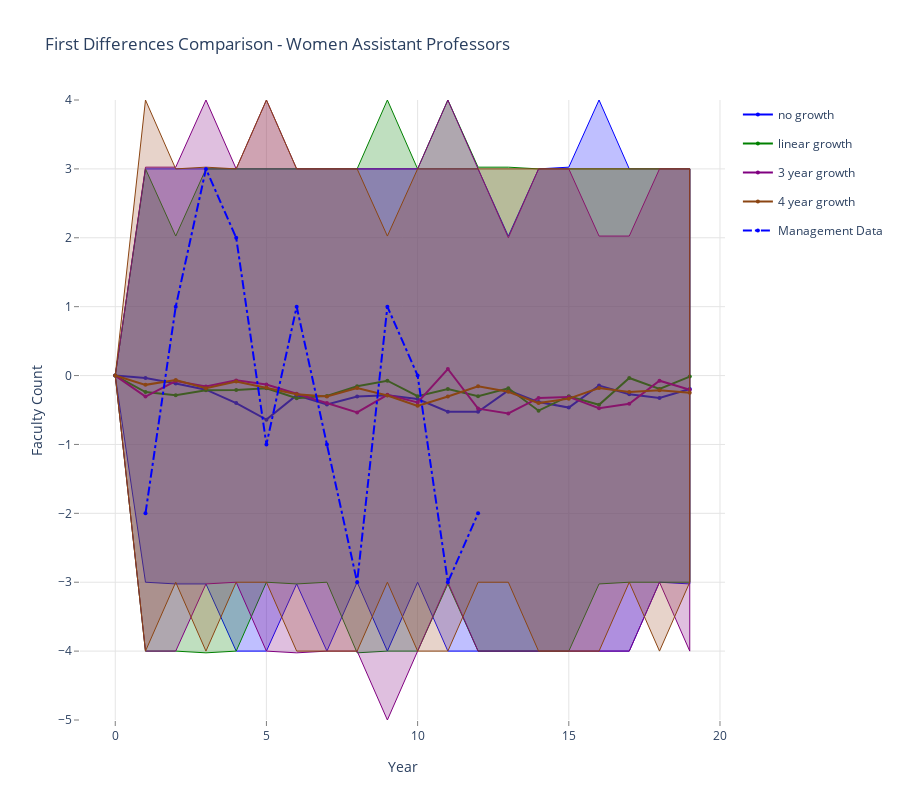

Notebook cell for this chart:
### Markdown cell above
### Men Full Professors

### Code cell
data = []
linecolors = ['rgb(0,0,255)', 'rgb(0,128,0)', 'rgb(128,0,128)', 'rgb(139,69,19)']
fillcolors = ['rgba(0,0,255,0.25)', 'rgba(0,128,0,0.25)', 'rgba(128,0,128,0.25)', 'rgba(160,82,45,0.25)']
legend_labels = ['no growth', 'linear growth', '3 year growth', '4 year growth']

for k,v in enumerate(mlist):
    data.append(go.Scatter(
        x=np.append(v['yr'], v['yr'].values[::-1]),
        y=np.append(v['m3_1d_975'], v['m3_1d_025'].values[::-1]),
        fill='tozerox',
        fillcolor=fillcolors[k],
        line=dict(color=linecolors[k],
                 width=1),
        legendgroup=legend_labels[k],
        showlegend=False,
        mode='lines',
        name=legend_labels[k],
    ))

    data.append(go.Scatter(
        x=v['yr'],
        y=v['m3_1d_avg'],
        line=dict(color=linecolors[k],
                 width=2),
        legendgroup=legend_labels[k],
        showlegend=True,
        marker=dict(
            size=4),
        mode='lines+markers',
        name=legend_labels[k],
    ))


data.append(go.Scatter(
    x=v['yr'], 
    y=v['act_m3_1d'],
    line=dict(color='blue',
             dash='dashdot'),
    name='Management Data',
    mode='lines+markers',
    marker=dict(
        size=4),

))

    
layout = go.Layout(
    title='First Differences Comparison - Women Assistant Professors',
    height=800,
    width=900,
    paper_bgcolor='rgb(255,255,255)',
    plot_bgcolor='rgb(255,255,255)',
    xaxis=dict(
        visible=True,
        title='Year',
        gridcolor='rgb(229,229,229)',
        showgrid=True,
        showline=True,
        showticklabels=True,
        tickcolor='rgb(127,127,127)',
        ticks='outside',
        zeroline=False
    ),
    yaxis=dict(
        title='Faculty Count',
        gridcolor='rgb(229,229,229)',
        showgrid=True,
        showline=True,
        showticklabels=True,
        tickcolor='rgb(127,127,127)',
        ticks='outside',
        zeroline=False
    ),
)
fig = go.Figure(data=data, layout=layout)
plotly.offline.iplot(fig, filename= 'shaded_lines')

# export image for ingestion to pdf file.
# if not os.path.exists('images'):
#     os.mkdir('images')
# pio.write_image(fig, 'images/change_in_percentage_faculty_women.png')

### Figure 1 — Plotly figure (JSON) as saved in the notebook; plotly's stock layout.template omitted (floating-point values rounded to 4 significant figures)
{"data": [{"fill": "tozerox", "fillcolor": "rgba(0,0,255,0.25)", "legendgroup": "no growth", "line": {"color": "rgb(0,0,255)", "width": 1}, "mode": "lines", "name": "no growth", "showlegend": false, "type": "scatter", "x": [0, 1, 2, 3, 4, 5, 6, 7, 8, 9, 10, 11, 12, 13, 14, 15, 16, 17, 18, 19, 19, 18, 17, 16, 15, 14, 13, 12, 11, 10, 9, 8, 7, 6, 5, 4, 3, 2, 1, 0], "y": [0, 3, 3, 3, 3, 3, 3, 3, 3, 3, 3, 3, 3, 2.025, 3, 3.025, 4, 3, 3, 3, -3.025, -3, -4, -4, -4, -4, -4, -4, -4, -3, -4, -3, -4, -3.025, -4, -4, -3.025, -3.025, -3, 0]}, {"legendgroup": "no growth", "line": {"color": "rgb(0,0,255)", "width": 2}, "marker": {"size": 4}, "mode": "lines+markers", "name": "no growth", "showlegend": true, "type": "scatter", "x": [0, 1, 2, 3, 4, 5, 6, 7, 8, 9, 10, 11, 12, 13, 14, 15, 16, 17, 18, 19], "y": [0, -0.035, -0.115, -0.205, -0.4, -0.64, -0.285, -0.42, -0.305, -0.285, -0.34, -0.525, -0.525, -0.215, -0.385, -0.465, -0.145, -0.27, -0.325, -0.195]}, {"fill": "tozerox", "fillcolor": "rgba(0,128,0,0.25)", "legendgroup": "linear growth", "line": {"color": "rgb(0,128,0)", "width": 1}, "mode": "lines", "name": "linear growth", "showlegend": false, "type": "scatter", "x": [0, 1, 2, 3, 4, 5, 6, 7, 8, 9, 10, 11, 12, 13, 14, 15, 16, 17, 18, 19, 19, 18, 17, 16, 15, 14, 13, 12, 11, 10, 9, 8, 7, 6, 5, 4, 3, 2, 1, 0], "y": [0, 3, 2.025, 3, 3, 3, 3, 3, 3, 4, 3, 4, 3.025, 3.025, 3, 3, 3, 3, 3, 3, -3, -3, -3, -3.025, -4, -4, -4, -4, -3.025, -4, -4, -4.025, -3, -3.025, -3, -4, -4.025, -4, -4, 0]}, {"legendgroup": "linear growth", "line": {"color": "rgb(0,128,0)", "width": 2}, "marker": {"size": 4}, "mode": "lines+markers", "name": "linear growth", "showlegend": true, "type": "scatter", "x": [0, 1, 2, 3, 4, 5, 6, 7, 8, 9, 10, 11, 12, 13, 14, 15, 16, 17, 18, 19], "y": [0, -0.24, -0.285, -0.215, -0.21, -0.185, -0.33, -0.295, -0.155, -0.075, -0.3, -0.195, -0.3, -0.185, -0.51, -0.3, -0.425, -0.035, -0.195, -0.015]}, {"fill": "tozerox", "fillcolor": "rgba(128,0,128,0.25)", "legendgroup": "3 year growth", "line": {"color": "rgb(128,0,128)", "width": 1}, "mode": "lines", "name": "3 year growth", "showlegend": false, "type": "scatter", "x": [0, 1, 2, 3, 4, 5, 6, 7, 8, 9, 10, 11, 12, 13, 14, 15, 16, 17, 18, 19, 19, 18, 17, 16, 15, 14, 13, 12, 11, 10, 9, 8, 7, 6, 5, 4, 3, 2, 1, 0], "y": [0, 3.025, 3.025, 4, 3, 4, 3, 3, 3, 3, 3, 4, 3, 2, 3, 3, 2.025, 2.025, 3, 3, -4, -3, -4, -4, -4, -4, -4, -4, -3, -4, -5, -4, -4, -4.025, -4, -3, -3.025, -4, -4, 0]}, {"legendgroup": "3 year growth", "line": {"color": "rgb(128,0,128)", "width": 2}, "marker": {"size": 4}, "mode": "lines+markers", "name": "3 year growth", "showlegend": true, "type": "scatter", "x": [0, 1, 2, 3, 4, 5, 6, 7, 8, 9, 10, 11, 12, 13, 14, 15, 16, 17, 18, 19], "y": [0, -0.305, -0.08, -0.16, -0.07, -0.13, -0.265, -0.4, -0.535, -0.28, -0.39, 0.095, -0.48, -0.55, -0.325, -0.31, -0.475, -0.41, -0.075, -0.205]}, {"fill": "tozerox", "fillcolor": "rgba(160,82,45,0.25)", "legendgroup": "4 year growth", "line": {"color": "rgb(139,69,19)", "width": 1}, "mode": "lines", "name": "4 year growth", "showlegend": false, "type": "scatter", "x": [0, 1, 2, 3, 4, 5, 6, 7, 8, 9, 10, 11, 12, 13, 14, 15, 16, 17, 18, 19, 19, 18, 17, 16, 15, 14, 13, 12, 11, 10, 9, 8, 7, 6, 5, 4, 3, 2, 1, 0], "y": [0, 4, 3, 3.025, 3, 4, 3, 3, 3, 2.025, 3, 3, 3, 3, 3, 3, 3, 3, 3, 3, -3, -4, -3, -4, -4, -4, -3, -3, -4, -4, -3, -4, -4, -4, -3, -3, -4, -3, -4, 0]}, {"legendgroup": "4 year growth", "line": {"color": "rgb(139,69,19)", "width": 2}, "marker": {"size": 4}, "mode": "lines+markers", "name": "4 year growth", "showlegend": true, "type": "scatter", "x": [0, 1, 2, 3, 4, 5, 6, 7, 8, 9, 10, 11, 12, 13, 14, 15, 16, 17, 18, 19], "y": [0, -0.135, -0.065, -0.185, -0.085, -0.175, -0.27, -0.305, -0.18, -0.29, -0.44, -0.305, -0.155, -0.235, -0.4, -0.335, -0.18, -0.24, -0.215, -0.25]}, {"line": {"color": "blue", "dash": "dashdot"}, "marker": {"size": 4}, "mode": "lines+markers", "name": "Management Data", "type": "scatter", "x": [0, 1, 2, 3, 4, 5, 6, 7, 8, 9, 10, 11, 12, 13, 14, 15, 16, 17, 18, 19], "y": [null, -2, 1, 3, 2, -1, 1, -1, -3, 1, 0, -3, -2, null, null, null, null, null, null, null]}], "layout": {"height": 800, "paper_bgcolor": "rgb(255,255,255)", "plot_bgcolor": "rgb(255,255,255)", "title": {"text": "First Differences Comparison - Women Assistant Professors"}, "width": 900, "xaxis": {"gridcolor": "rgb(229,229,229)", "showgrid": true, "showline": true, "showticklabels": true, "tickcolor": "rgb(127,127,127)", "ticks": "outside", "title": {"text": "Year"}, "visible": true, "zeroline": false}, "yaxis": {"gridcolor": "rgb(229,229,229)", "showgrid": true, "showline": true, "showticklabels": true, "tickcolor": "rgb(127,127,127)", "ticks": "outside", "title": {"text": "Faculty Count"}, "zeroline": false}}}
